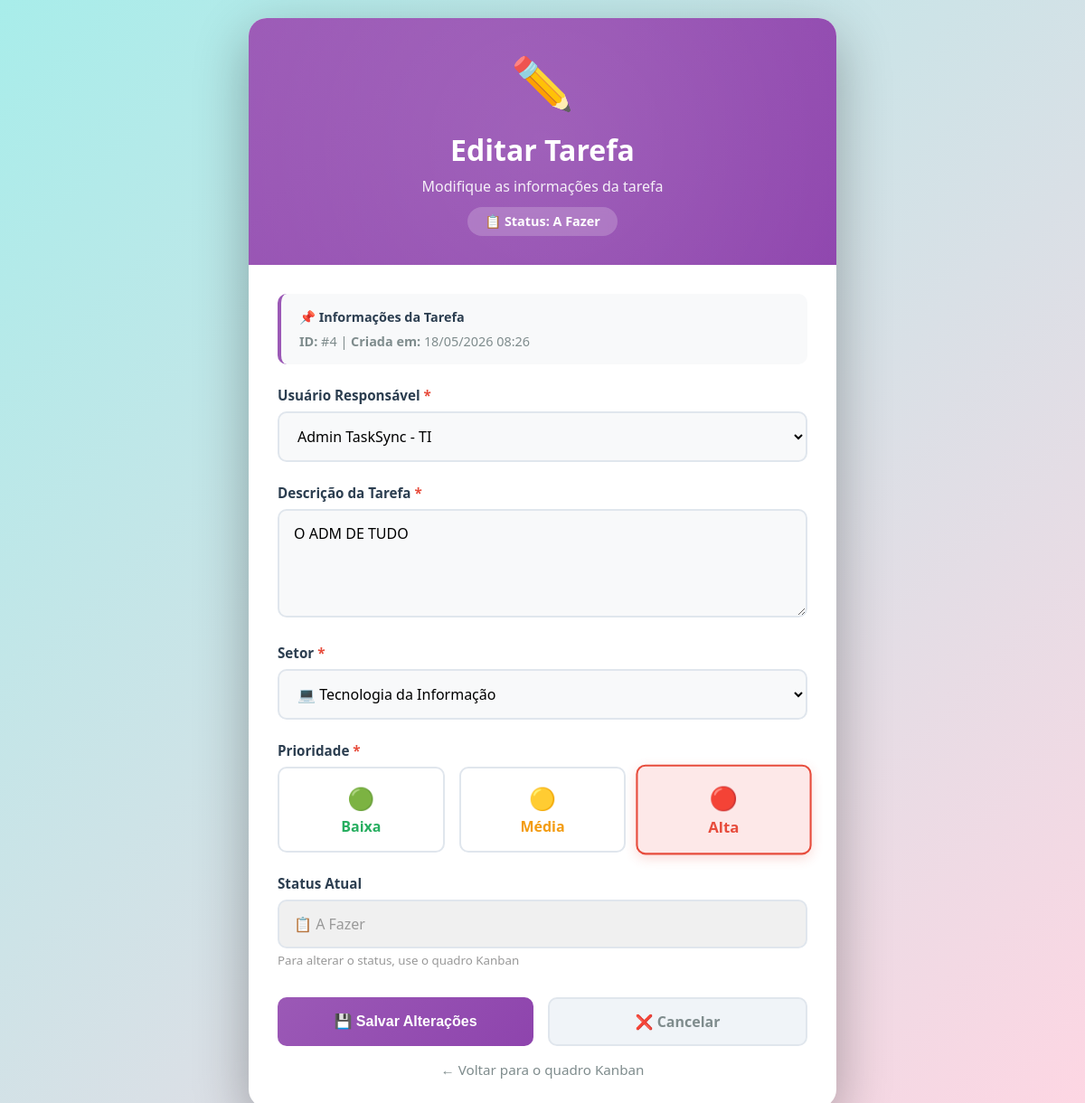
/tarefas/editar.php?id=4, run on the app's committed database.
### tables this page shows
CREATE TABLE `tarefas` (
  `id_tarefa` int(11) NOT NULL,
  `id_usuario` int(11) NOT NULL,
  `descricao` text NOT NULL,
  `setor` varchar(50) NOT NULL,
  `prioridade` enum('baixa','média','alta') NOT NULL,
  `status` enum('a fazer','fazendo','concluído') DEFAULT 'a fazer',
  `data_cadastro` datetime DEFAULT current_timestamp()
);

CREATE TABLE `usuarios` (
  `id_usuario` int(11) NOT NULL,
  `nome` varchar(100) NOT NULL,
  `email` varchar(100) NOT NULL,
  `setor` varchar(50) NOT NULL,
  `data_cadastro` datetime DEFAULT current_timestamp()
);

### tarefas/editar.php (the view, shortened to what this page needs)
<?php
require_once '../config/database.php';
try {
    $usuarios = $pdo->query("SELECT id_usuario, nome, setor FROM usuarios ORDER BY nome")->fetchAll(PDO::FETCH_ASSOC);
} catch(PDOException $e) {
    die("Erro ao buscar usuários: " . $e->getMessage());
}
$id = $_GET['id'];
try {
    $stmt = $pdo->prepare("SELECT t.*, u.nome as usuario_nome
                          FROM tarefas t
                          JOIN usuarios u ON t.id_usuario = u.id_usuario
                          WHERE t.id_tarefa = :id");
    $stmt->execute([':id' => $id]);
    $tarefa = $stmt->fetch(PDO::FETCH_ASSOC);
} catch(PDOException $e) {
    header('Location: gerenciar.php?error=Erro ao buscar tarefa');
    exit;
}
$status_info = [
    'a fazer' => ['icon' => '📋', 'class' => 'status-a-fazer', 'label' => 'A Fazer'],
    'fazendo' => ['icon' => '🔄', 'class' => 'status-fazendo', 'label' => 'Em Andamento'],
    'concluído' => ['icon' => '✅', 'class' => 'status-concluido', 'label' => 'Concluído']
];
$status_atual = $status_info[$tarefa['status']];
?>
<!DOCTYPE html>
<html lang="pt-BR">
<head>
    <link rel="stylesheet" href="../css/editar-tarefa.css">
</head>
<body>
    <div class="editar-container">
        <div class="editar-header">
            <div class="icon">✏️</div>
            <h1>Editar Tarefa</h1>
            <p>Modifique as informações da tarefa</p>
            <div class="status-badge">
                <?php echo $status_atual['icon']; ?>
                Status: <?php echo $status_atual['label']; ?>
            </div>
        </div>
        <div class="editar-body">
            <div class="info-card">
                <div class="info-card-title">📌 Informações da Tarefa</div>
                <div class="info-card-content">
                    <strong>ID:</strong> #<?php echo $tarefa['id_tarefa']; ?> |
                    <strong>Criada em:</strong> <?php echo date('d/m/Y H:i', strtotime($tarefa['data_cadastro'])); ?>
                </div>
            </div>
            <form method="POST" action="">
                <div class="form-group">
                    <label class="form-label">
                        Usuário Responsável <span class="required">*</span>
                    </label>
                    <select name="id_usuario" class="form-select" required>
                        <?php foreach($usuarios as $usuario): ?>
                            <option value="<?php echo $usuario['id_usuario']; ?>"
                                <?php echo $usuario['id_usuario'] == $tarefa['id_usuario'] ? 'selected' : ''; ?>>
                                <?php echo htmlspecialchars($usuario['nome']); ?> - <?php echo $usuario['setor']; ?>
                            </option>
                        <?php endforeach; ?>
                    </select>
                </div>
                <div class="form-group">
                    <label class="form-label">
                        Descrição da Tarefa <span class="required">*</span>
                    </label>
                    <textarea name="descricao"
                              class="form-textarea"
                              placeholder="Descreva a tarefa em detalhes..."
                              required><?php echo htmlspecialchars($tarefa['descricao']); ?></textarea>
                </div>
                <div class="form-group">
                    <label class="form-label">
                        Setor <span class="required">*</span>
                    </label>
                    <select name="setor" class="form-select" required>
                        <?php
                        $setores = [
                            'TI' => '💻 Tecnologia da Informação',
                            'Comercial' => '💼 Comercial',
                            'Marketing' => '📢 Marketing',
                            'RH' => '👥 Recursos Humanos',
                            'Financeiro' => '💰 Financeiro'
                        ];
                        foreach($setores as $valor => $label):
                        ?>
                            <option value="<?php echo $valor; ?>"
                                <?php echo $valor == $tarefa['setor'] ? 'selected' : ''; ?>>
                                <?php echo $label; ?>
                            </option>
                        <?php endforeach; ?>
                    </select>
                </div>
                <div class="form-group">
                    <label class="form-label">
                        Prioridade <span class="required">*</span>
                    </label>
                    <div class="prioridade-group">
                        <div class="prioridade-option prioridade-baixa">
                            <label for="baixa">
                                <span class="prioridade-icon">🟢</span>
                                Baixa
                            </label>
                        </div>
                        <div class="prioridade-option prioridade-media">
                            <label for="media">
                                <span class="prioridade-icon">🟡</span>
                                Média
                            </label>
                        </div>
                        <div class="prioridade-option prioridade-alta">
                            <label for="alta">
                                <span class="prioridade-icon">🔴</span>
                                Alta
                            </label>
                        </div>
                    </div>
                </div>
                <div class="form-group">
                    <label class="form-label">Status Atual</label>
                    <input type="text"
                           value="<?php echo $status_atual['icon'] . ' ' . $status_atual['label']; ?>"
                           class="form-input"
                           disabled>
                    <small style="color: #999; display: block; margin-top: 0.25rem;">
                        Para alterar o status, use o quadro Kanban
                    </small>
                </div>
                <div class="btn-actions">
                    <button type="submit" class="btn btn-salvar">
                        💾 Salvar Alterações
                    </button>
                    <a href="gerenciar.php" class="btn btn-cancelar">
                        ❌ Cancelar
                    </a>
                </div>
            </form>
            <a href="gerenciar.php" class="btn-voltar">← Voltar para o quadro Kanban</a>
        </div>
    </div>
</body>
</html>

### css/editar-tarefa.css (style rules this page uses)
:root { --primary-color: #9B59B6; --secondary-color: #8E44AD; --success-color: #27AE60; --danger-color: #E74C3C; --warning-color: #F39C12; --background: #F0F4F8; --card-bg: #FFFFFF; --text-primary: #2C3E50; --text-secondary: #7F8C8D; --border-color: #E0E6ED; --shadow: 0 4px 6px rgba(0,0,0,0.07); --shadow-hover: 0 10px 25px rgba(0,0,0,0.12); --radius: 12px; }
* { margin: 0; padding: 0; box-sizing: border-box; }
body { font-family: 'Segoe UI', Tahoma, Geneva, Verdana, sans-serif; background: linear-gradient(135deg, #a8edea 0%, #fed6e3 100%); min-height: 100vh; display: flex; align-items: center; justify-content: center; padding: 20px; }
.editar-container { background: white; border-radius: 20px; box-shadow: 0 20px 60px rgba(0,0,0,0.3); width: 100%; max-width: 650px; overflow: hidden; }
.editar-header { background: linear-gradient(135deg, #9B59B6, #8E44AD); padding: 2rem; text-align: center; color: white; position: relative; overflow: hidden; }
.editar-header::before { content: ''; position: absolute; top: -50%; left: -50%; width: 200%; height: 200%; background: radial-gradient(circle, rgba(255,255,255,0.1) 0%, transparent 60%); animation: rotate 10s linear infinite; }
.editar-header .icon { font-size: 3.5rem; margin-bottom: 1rem; position: relative; z-index: 1; }
.editar-header h1 { font-size: 2rem; margin-bottom: 0.5rem; position: relative; z-index: 1; }
.editar-header p { opacity: 0.9; font-size: 1rem; position: relative; z-index: 1; }
.status-badge { display: inline-block; padding: 0.4rem 1.2rem; border-radius: 20px; font-weight: 600; font-size: 0.9rem; margin-top: 0.75rem; background: rgba(255,255,255,0.2); backdrop-filter: blur(5px); position: relative; z-index: 1; }
.editar-body { padding: 2rem; }
.form-group { margin-bottom: 1.5rem; }
.form-label { display: block; margin-bottom: 0.5rem; font-weight: 600; color: var(--text-primary); font-size: 0.95rem; }
.form-label .required { color: var(--danger-color); }
.form-input, .form-select, .form-textarea { width: 100%; padding: 0.875rem 1rem; border: 2px solid var(--border-color); border-radius: 10px; font-size: 1rem; transition: all 0.3s; background: #F8F9FA; font-family: inherit; }
.form-textarea { resize: vertical; min-height: 120px; }
.form-select { cursor: pointer; }
.form-input:disabled { background: #F0F0F0; color: #999; cursor: not-allowed; }
.prioridade-group { display: grid; grid-template-columns: repeat(3, 1fr); gap: 1rem; }
.prioridade-option { position: relative; }
.prioridade-option label { display: block; padding: 1rem; text-align: center; border: 2px solid var(--border-color); border-radius: 10px; cursor: pointer; transition: all 0.3s; font-weight: 600; }
.prioridade-option input[type="radio"]:checked + label { transform: scale(1.05); }
.prioridade-baixa label { color: #27AE60; }
.prioridade-media label { color: #F39C12; }
.prioridade-alta label { color: #E74C3C; }
.prioridade-alta input:checked + label { background: #FDE8E8; border-color: #E74C3C; box-shadow: 0 4px 12px rgba(231, 76, 60, 0.2); }
.prioridade-icon { font-size: 1.5rem; display: block; margin-bottom: 0.25rem; }
.btn-actions { display: flex; gap: 1rem; margin-top: 2rem; }
.btn { padding: 0.875rem 1.5rem; border: none; border-radius: 10px; font-size: 1rem; font-weight: 600; cursor: pointer; transition: all 0.3s; text-decoration: none; text-align: center; flex: 1; }
.btn-salvar { background: linear-gradient(135deg, #9B59B6, #8E44AD); color: white; }
.btn-cancelar { background: #F0F4F8; color: var(--text-secondary); border: 2px solid var(--border-color); }
.btn-voltar { display: block; text-align: center; margin-top: 1rem; color: var(--text-secondary); text-decoration: none; font-size: 0.95rem; transition: color 0.3s; }
.info-card { background: #F8F9FA; border-radius: 10px; padding: 1rem 1.25rem; margin-bottom: 1.5rem; border-left: 4px solid var(--primary-color); }
.info-card-title { font-weight: 600; color: var(--text-primary); margin-bottom: 0.5rem; font-size: 0.9rem; }
.info-card-content { color: var(--text-secondary); font-size: 0.9rem; }
.editar-container { animation: slideIn 0.5s ease; }

### data on the page
tarefas: status "📋", status "A Fazer", id_tarefa "4", data_cadastro "18/05/2026 08:26", id_usuario "Admin TaskSync - TI", descricao "O ADM DE TUDO", setor "💻 Tecnologia da Informação", status "📋 A Fazer"
